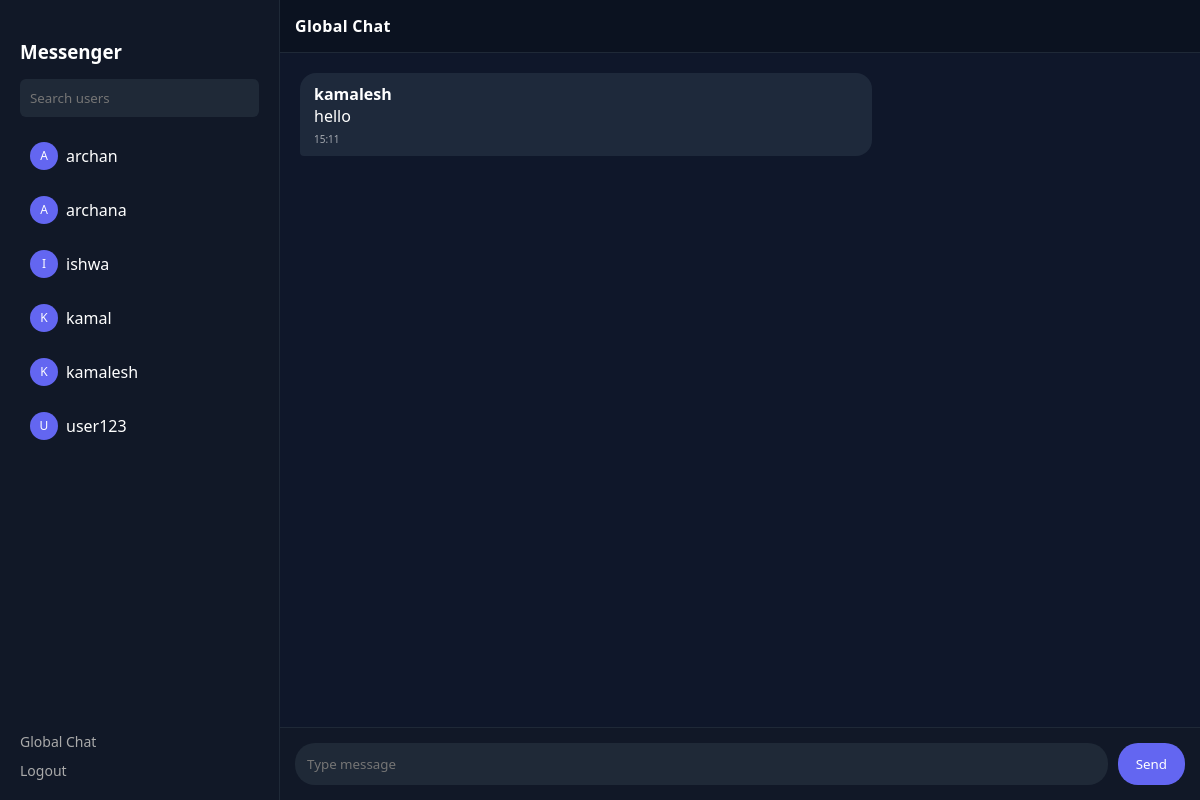
The page /dashboard (signed in) on the database as committed earlier.
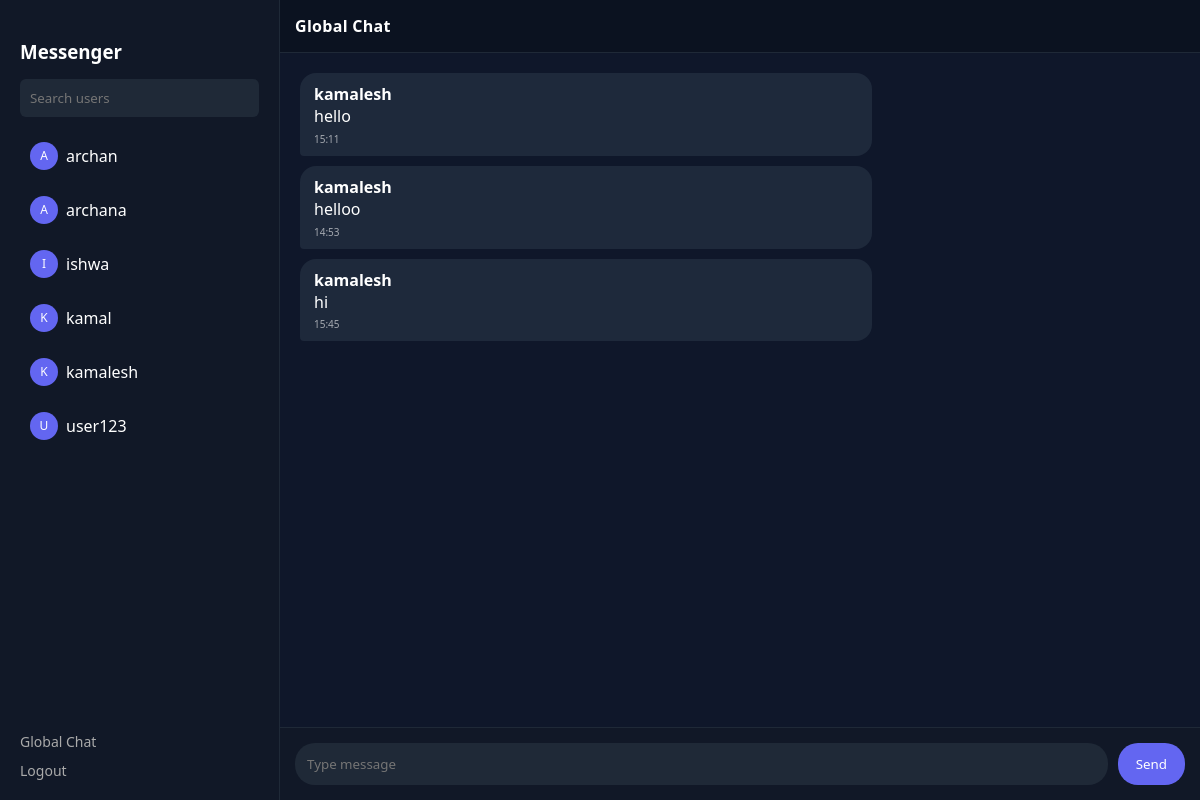
The same page on the database as committed later.
### tables this page shows
CREATE TABLE users (
            id INTEGER PRIMARY KEY AUTOINCREMENT,
            username TEXT UNIQUE NOT NULL,
            password TEXT NOT NULL
        );

CREATE TABLE messages (
            id INTEGER PRIMARY KEY AUTOINCREMENT,
            username TEXT NOT NULL,
            message TEXT NOT NULL,
            timestamp TEXT NOT NULL
        );

### main.py (the view)
@app.route("/dashboard")
def dashboard():
    if "user" not in session:
        return redirect(url_for("index"))
    db = get_db()
    cursor = db.cursor()
    cursor.execute("SELECT * FROM messages ORDER BY id ASC")
    messages = cursor.fetchall()
    cursor.execute(
        "SELECT username FROM users WHERE username != ?",
        (session["user"],)
    )
    users = cursor.fetchall()
    db.close()
    return render_template(
        "dashboard.html",
        user=session["user"],
        messages=messages,
        users=users
    )

### main.py (called while the page is built)
def get_db():
    conn = sqlite3.connect(DB_NAME, check_same_thread=False)
    conn.row_factory = sqlite3.Row
    return conn

### templates/dashboard.html (shortened to what this page needs)
<html>
<head>
</head>
<body>
<div id="sidebar">
<h3>Messenger</h3>
<input id="search" placeholder="Search users">
<ul id="online-users">
{% for u in users %}
<li onclick="openPrivate(event,'{{u.username}}')">
<div class="user-row">
<div class="avatar">{{u.username[0]|upper}}</div>
<span>{{u.username}}</span>
</div>
</li>
{% endfor %}
</ul>
<a href="#" onclick="openGlobal()" class="logout">Global Chat</a>
<a href="{{url_for('logout')}}" class="logout">Logout</a>
</div>
<div id="chat-container">
<div id="chat-header">
<span id="chat-title">Global Chat</span>
</div>
<div id="chat">
{% for msg in messages %}
<div class="message other">
<b>{{msg.username}}</b><br>
{{msg.message}}
<span class="time">{{msg.timestamp}}</span>
</div>
{% endfor %}
</div>
<div id="input-area">
<input id="message" placeholder="Type message">
<button onclick="sendMessage()">Send</button>
</div>
</div>
</body>
</html>

### templates/dashboard.html (style rules this page uses)
* { box-sizing:border-box; font-family:Segoe UI,Arial; }
body { margin:0; display:flex; height:100vh; background:#0f172a; color:white; }
#sidebar { width:280px; background:#111827; display:flex; flex-direction:column; padding:20px; border-right:1px solid #1f2937; }
#sidebar h3 { margin-bottom:15px; }
#search { padding:10px; border:none; border-radius:6px; background:#1f2937; color:white; margin-bottom:15px; }
#online-users { list-style:none; padding:0; margin:0; flex:1; overflow-y:auto; }
#online-users li { padding:10px; border-radius:8px; cursor:pointer; display:flex; align-items:center; justify-content:space-between; margin-bottom:6px; transition:.2s; position:relative; }
.avatar { width:28px; height:28px; border-radius:50%; background:#6366f1; display:flex; align-items:center; justify-content:center; font-size:12px; margin-right:8px; }
.user-row { display:flex; align-items:center; }
#chat-container { flex:1; display:flex; flex-direction:column; }
#chat-header { background:#0b1220; padding:15px; border-bottom:1px solid #1f2937; font-size:16px; font-weight:600; letter-spacing:.3px; }
#chat { flex:1; padding:20px; overflow-y:auto; display:flex; flex-direction:column; }
.message { max-width:65%; padding:10px 14px; margin-bottom:10px; border-radius:16px; line-height:1.4; position:relative; animation:fade .2s ease; }
.other { background:#1e293b; border-bottom-left-radius:4px; }
.time { font-size:10px; opacity:.6; display:block; margin-top:4px; }
#input-area { display:flex; padding:15px; background:#111827; border-top:1px solid #1f2937; }
#message { flex:1; padding:12px; border-radius:20px; border:none; background:#1f2937; color:white; }
button { margin-left:10px; padding:10px 18px; border:none; border-radius:20px; background:#6366f1; color:white; cursor:pointer; transition:.2s; }
.logout { margin-top:10px; color:#aaa; text-decoration:none; font-size:14px; }

Rows that differ between the two databases and show on the page:
added messages: username "kamalesh", message "helloo", timestamp "14:53"
added messages: username "kamalesh", message "hi", timestamp "15:45"
